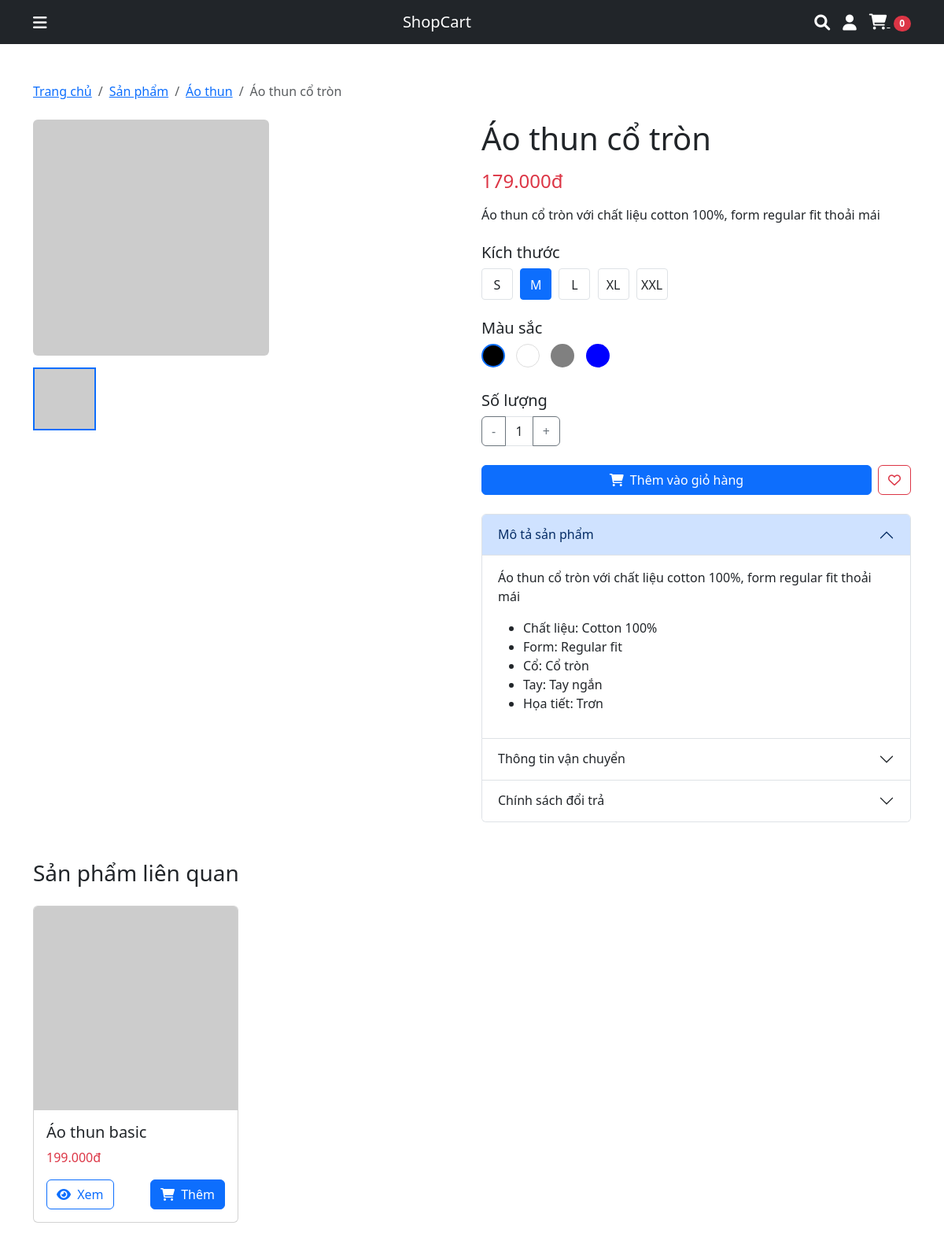
The page /product-detail.php?id=2 on the database its author committed.
### tables this page shows
CREATE TABLE IF NOT EXISTS products (
    id INT AUTO_INCREMENT PRIMARY KEY,
    category_id INT,
    name VARCHAR(255) NOT NULL,
    slug VARCHAR(255) NOT NULL UNIQUE,
    description TEXT,
    price DECIMAL(10, 2) NOT NULL,
    original_price DECIMAL(10, 2),
    stock INT NOT NULL DEFAULT 0,
    status ENUM('in-stock', 'out-of-stock', 'sale') DEFAULT 'in-stock',
    image VARCHAR(255),
    created_at TIMESTAMP DEFAULT CURRENT_TIMESTAMP,
    updated_at TIMESTAMP DEFAULT CURRENT_TIMESTAMP ON UPDATE CURRENT_TIMESTAMP,
    FOREIGN KEY (category_id) REFERENCES categories(id) ON DELETE SET NULL
);

CREATE TABLE IF NOT EXISTS categories (
    id INT AUTO_INCREMENT PRIMARY KEY,
    name VARCHAR(100) NOT NULL,
    slug VARCHAR(100) NOT NULL UNIQUE,
    description TEXT,
    created_at TIMESTAMP DEFAULT CURRENT_TIMESTAMP,
    updated_at TIMESTAMP DEFAULT CURRENT_TIMESTAMP ON UPDATE CURRENT_TIMESTAMP
);

### product-detail.php (the view, shortened to what this page needs)
<?php
require_once 'config/database.php';
$product_id = isset($_GET['id']) ? (int)$_GET['id'] : 0;
$stmt = $conn->prepare("
    SELECT p.*, c.name as category_name, c.slug as category_slug
    FROM products p
    LEFT JOIN categories c ON p.category_id = c.id
    WHERE p.id = ?
");
$stmt->execute([$product_id]);
$product = $stmt->fetch();
$stmt = $conn->prepare("SELECT * FROM product_images WHERE product_id = ? ORDER BY is_main DESC");
$stmt->execute([$product_id]);
$images = $stmt->fetchAll();
if (empty($images)) {
    $images = [['image_path' => $product['image']]];
}
$stmt = $conn->prepare("
    SELECT * FROM products
    WHERE category_id = ? AND id != ?
    ORDER BY RAND()
    LIMIT 4
");
$stmt->execute([$product['category_id'], $product_id]);
$related_products = $stmt->fetchAll();
?>
<!DOCTYPE html>
<html lang="en">
<head>
    <link href="https://cdn.jsdelivr.net/npm/bootstrap@5.3.0/dist/css/bootstrap.min.css" rel="stylesheet">
    <link rel="stylesheet" href="https://cdnjs.cloudflare.com/ajax/libs/font-awesome/6.0.0/css/all.min.css">
</head>
<body>
    <nav class="navbar navbar-expand-lg navbar-dark bg-dark">
        <div class="container">
            <div class="category-dropdown">
                <a href="#" class="text-white me-3">
                    <i class="fas fa-bars fa-lg"></i>
                </a>
            </div>
            <a class="navbar-brand mx-auto" href="index.php">ShopCart</a>
            <div class="d-flex align-items-center">
                <a href="#" class="text-white me-3" id="searchIcon">
                    <i class="fas fa-search fa-lg"></i>
                </a>
                <a href="signin.php" class="text-white me-3">
                    <i class="fas fa-user fa-lg"></i>
                </a>
                <a href="cart.php" class="text-white">
                    <i class="fas fa-shopping-cart fa-lg"></i>
                    <span class="badge bg-danger rounded-pill ms-1"><?php echo count($_SESSION['cart']); ?></span>
                </a>
            </div>
        </div>
    </nav>
    <div class="container py-5">
        <nav aria-label="breadcrumb" class="mb-4">
            <ol class="breadcrumb">
                <li class="breadcrumb-item"><a href="index.php">Trang chủ</a></li>
                <li class="breadcrumb-item"><a href="products.php">Sản phẩm</a></li>
                <?php if ($product['category_name']): ?>
                <li class="breadcrumb-item"><a href="products.php?category=<?php echo $product['category_slug']; ?>"><?php echo htmlspecialchars($product['category_name']); ?></a></li>
                <?php endif; ?>
                <li class="breadcrumb-item active" aria-current="page"><?php echo htmlspecialchars($product['name']); ?></li>
            </ol>
        </nav>
        <div class="row">
            <div class="col-md-6 mb-4">
                <div class="product-gallery">
                    <img src="<?php echo htmlspecialchars($images[0]['image_path']); ?>" class="img-fluid rounded" alt="<?php echo htmlspecialchars($product['name']); ?>" id="mainImage">
                    <div class="thumbnail-container">
                        <?php foreach ($images as $index => $image): ?>
                        <img src="<?php echo htmlspecialchars($image['image_path']); ?>"
                             class="thumbnail <?php echo $index === 0 ? 'active' : ''; ?>"
                             alt="Thumbnail <?php echo $index + 1; ?>"
                             onclick="changeMainImage(this.src)">
                        <?php endforeach; ?>
                    </div>
                </div>
            </div>
            <div class="col-md-6">
                <h1 class="mb-3"><?php echo htmlspecialchars($product['name']); ?></h1>
                <div class="mb-3">
                    <span class="text-danger h4"><?php echo number_format($product['price'], 0, ',', '.'); ?>đ</span>
                </div>
                <p class="mb-4"><?php echo nl2br(htmlspecialchars($product['description'])); ?></p>
                <div class="mb-4">
                    <h5>Kích thước</h5>
                    <div>
                        <span class="size-option">S</span>
                        <span class="size-option active">M</span>
                        <span class="size-option">L</span>
                        <span class="size-option">XL</span>
                        <span class="size-option">XXL</span>
                    </div>
                </div>
                <div class="mb-4">
                    <h5>Màu sắc</h5>
                    <div>
                        <span class="color-option active" style="background-color: #000;"></span>
                        <span class="color-option" style="background-color: #fff; border: 1px solid #ddd;"></span>
                        <span class="color-option" style="background-color: #808080;"></span>
                        <span class="color-option" style="background-color: #0000FF;"></span>
                    </div>
                </div>
                <div class="mb-4">
                    <h5>Số lượng</h5>
                    <div class="input-group quantity-input">
                        <button class="btn btn-outline-secondary" type="button" onclick="updateQuantity(-1)">-</button>
                        <input type="text" class="form-control text-center" value="1" id="quantityInput">
                        <button class="btn btn-outline-secondary" type="button" onclick="updateQuantity(1)">+</button>
                    </div>
                </div>
                <div class="d-grid gap-2 d-md-flex mb-4">
                    <button class="btn btn-primary flex-grow-1" onclick="addToCart()">
                        <i class="fas fa-shopping-cart me-2"></i>Thêm vào giỏ hàng
                    </button>
                    <button class="btn btn-outline-danger">
                        <i class="far fa-heart"></i>
                    </button>
                </div>
                <div class="accordion" id="productAccordion">
                    <div class="accordion-item">
                        <h2 class="accordion-header" id="headingOne">
                            <button class="accordion-button" type="button" data-bs-toggle="collapse" data-bs-target="#collapseOne" aria-expanded="true" aria-controls="collapseOne">
                                Mô tả sản phẩm
                            </button>
                        </h2>
                        <div id="collapseOne" class="accordion-collapse collapse show" aria-labelledby="headingOne" data-bs-parent="#productAccordion">
                            <div class="accordion-body">
                                <p><?php echo nl2br(htmlspecialchars($product['description'])); ?></p>
                                <ul>
                                    <li>Chất liệu: Cotton 100%</li>
                                    <li>Form: Regular fit</li>
                                    <li>Cổ: Cổ tròn</li>
                                    <li>Tay: Tay ngắn</li>
                                    <li>Họa tiết: Trơn</li>
                                </ul>
                            </div>
                        </div>
                    </div>
                    <div class="accordion-item">
                        <h2 class="accordion-header" id="headingTwo">
                            <button class="accordion-button collapsed" type="button" data-bs-toggle="collapse" data-bs-target="#collapseTwo" aria-expanded="false" aria-controls="collapseTwo">
                                Thông tin vận chuyển
                            </button>
                        </h2>
                    </div>
                    <div class="accordion-item">
                        <h2 class="accordion-header" id="headingThree">
                            <button class="accordion-button collapsed" type="button" data-bs-toggle="collapse" data-bs-target="#collapseThree" aria-expanded="false" aria-controls="collapseThree">
                                Chính sách đổi trả
                            </button>
                        </h2>
                    </div>
                </div>
            </div>
        </div>
        <div class="mt-5">
            <h3 class="mb-4">Sản phẩm liên quan</h3>
            <div class="row row-cols-1 row-cols-md-2 row-cols-lg-4 g-4">
                <?php foreach ($related_products as $related): ?>
                <div class="col">
                    <div class="card h-100 related-product">
                        <img src="<?php echo htmlspecialchars($related['image']); ?>" class="card-img-top" alt="<?php echo htmlspecialchars($related['name']); ?>">
                        <div class="card-body">
                            <h5 class="card-title"><?php echo htmlspecialchars($related['name']); ?></h5>
                            <p class="card-text text-danger"><?php echo number_format($related['price'], 0, ',', '.'); ?>đ</p>
                            <div class="d-flex justify-content-between">
                                <a href="product-detail.php?id=<?php echo $related['id']; ?>" class="btn btn-outline-primary">
                                    <i class="fas fa-eye me-1"></i> Xem
                                </a>
                                <button class="btn btn-primary add-to-cart" data-product-id="<?php echo $related['id']; ?>">
                                    <i class="fas fa-shopping-cart me-1"></i> Thêm
                                </button>
                            </div>
                        </div>
                    </div>
                </div>
                <?php endforeach; ?>
            </div>
        </div>
    </div>
</body>
</html>

### product-detail.php (style rules this page uses)
.category-dropdown { position: relative; display: inline-block; }
.product-gallery { position: relative; }
.thumbnail-container { display: flex; gap: 10px; margin-top: 15px; }
.thumbnail { width: 80px; height: 80px; object-fit: cover; cursor: pointer; border: 2px solid transparent; transition: border-color 0.3s; }
.thumbnail:hover, .thumbnail.active { border-color: #0d6efd; }
.size-option { display: inline-block; width: 40px; height: 40px; line-height: 40px; text-align: center; border: 1px solid #dee2e6; border-radius: 4px; margin-right: 5px; cursor: pointer; transition: all 0.3s; }
.size-option:hover, .size-option.active { background-color: #0d6efd; color: white; border-color: #0d6efd; }
.color-option { display: inline-block; width: 30px; height: 30px; border-radius: 50%; margin-right: 10px; cursor: pointer; border: 2px solid transparent; transition: border-color 0.3s; }
.color-option:hover, .color-option.active { border-color: #0d6efd; }
.quantity-input { width: 100px; }
.related-product { transition: transform 0.3s; }

### rows shown on the page
products: category.name "Áo thun", name "Áo thun cổ tròn", price "179.000", description "Áo thun cổ tròn với chất liệu cotton 100%, form regular fit thoải mái"
products: name "Áo thun basic", price "199.000"

### other values the page prints
count($_SESSION['cart']) "0"
